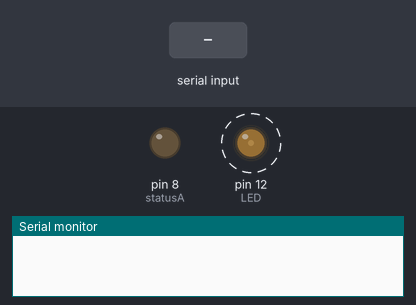
This sketch was run on a simulated Arduino Uno, built with avr-gcc and run on an emulated ATmega328P. Parts: output pins drawn as LEDs (lit = HIGH), the last lines printed to the serial monitor. Dashed ring = blinking. The test bench sets the inputs (shaded band).

Above: at 1.26 s.
1.3 s: "1\n" received over Serial
At 1.54 s:
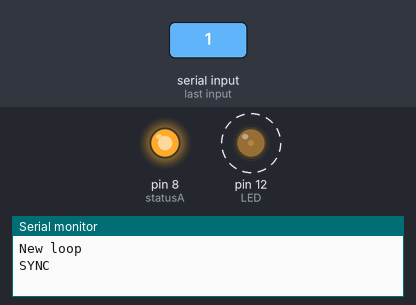
Timing chart, 0 to 10.3 s (numbered marks = the images above; inputs shaded):
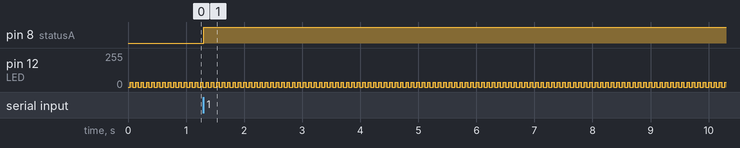

The sketch:

JimHung_HeliSketch_NoMultiplexing.ino
```cpp
#define LED 12
#define statusA 8
bool finished;
bool handshakeComplete;
byte inputbufferA[5];
int incomingByteHeader = 0;
int heli_id = 0;
static byte dataPointer, maskPointer;
static const byte mask[] = {1, 2, 4, 8, 16, 32, 64, 128};
static byte data[4];

void setup() {
	pinMode(LED, OUTPUT);
        pinMode(statusA, OUTPUT);
	digitalWrite(LED, HIGH);
        digitalWrite(statusA, LOW);
	finished = false;
	handshakeComplete = false;
	Serial.begin(9600);

	inputbufferA[0] = byte(128);
	inputbufferA[1] = byte(63);
	inputbufferA[2] = byte(63);
	inputbufferA[3] = byte(0);
	inputbufferA[4] = byte(63);

}

//sends 38Khz pulse when using a 16Mhz ic
void sendPulse(long us) {
	for(int i = 0; i < (us / 26) - 1; i++) {
		 digitalWrite(LED, HIGH);
		 delayMicroseconds(10);
		 digitalWrite(LED, LOW);
		 delayMicroseconds(10);
	}
}

void sendHeader() {
	sendPulse(2002);
	delayMicroseconds(1998);
}

void sendFooter() {
	sendPulse(312);
	delay(60);
}

void sendControlPacket(byte channel, byte yaw, byte pitch, byte throttle, byte trim) {

    data[0] = yaw;
	data[1] = pitch;
	data[2] = throttle;
	data[3] = trim;
	dataPointer = 4;
	maskPointer = 8;

	if (channel == 0x80) {
        	data[2] = data[2] + 128;
        }

	sendHeader();

	while(dataPointer > 0) {
		sendPulse(312);
		if(data[4 - dataPointer] & mask[--maskPointer]) {
			delayMicroseconds(712);
		} else {
			delayMicroseconds(312);
		}
		if(!maskPointer) {
			maskPointer = 8;
			dataPointer--;
		}
	}

	sendFooter();
}

byte readThreeChars(){
  String cmd_val;
  char inChar = -1;
  byte index = 0;
  while (Serial.available() > 0){
    if(index < 4){
      inChar = Serial.read();
      cmd_val += (char)inChar;
      index++;
    }
  }
  byte rtn_val = cmd_val.toInt();
  return rtn_val;
}

void loop() {

  if (Serial.available() > 0) {
    Serial.println("New loop");

    //Determine whether this is a command to heli A, heli B, or a sync command
    heli_id = (Serial.read() - '0');

    if (heli_id == 0) {
      //Helicopter 1
      Serial.println("Heli Command");
      incomingByteHeader = (Serial.read() - '0');
      switch(incomingByteHeader) {
        case(0):inputbufferA[0] = 0;break; //channel
        case(1):inputbufferA[1] = readThreeChars();Serial.print("changed heli A yaw value to: ");Serial.println(inputbufferA[1]);break; //yaw
        //case(1):inputbufferA[1] = (Serial.read()-'0');Serial.print("changed heli A yaw value to: ");Serial.println(inputbufferA[1]);break; //yaw
        case(2):inputbufferA[2] = readThreeChars();Serial.print("changed heli A pitch value to: ");Serial.println(inputbufferA[2]);break; //pitch
        case(3):inputbufferA[3] = readThreeChars();Serial.print("changed heli A throttle value to: ");Serial.println(inputbufferA[3]);break; //throttle
        case(4):inputbufferA[4] = readThreeChars();Serial.print("changed heli A trim value to: ");Serial.println(inputbufferA[4]);break; //trim
        default:break;
      }
    }

    if (heli_id == 1) {

      Serial.print("SYNC");

      unsigned long timenow = millis();
      while (millis() - timenow <= 10000) {
        digitalWrite(statusA, HIGH);
        sendControlPacket(inputbufferA[0],inputbufferA[1],inputbufferA[2],inputbufferA[3],inputbufferA[4]);
      }

      digitalWrite(statusA, LOW);
    }
  }

  //Throw away the linefeed
  char linefeed = Serial.read();

  sendControlPacket(inputbufferA[0],inputbufferA[1],inputbufferA[2],inputbufferA[3],inputbufferA[4]);
  //sendControlPacket(inputbufferB[0],inputbufferB[1],inputbufferB[2],inputbufferB[3],inputbufferB[4]);
}
```

Measured:
- after the input at 1.3 s, pin 8 (statusA): LOW → HIGH at once
- by itself, pin 12 (LED): alternates 37/255 for 0.04 s and 0/255 for 0.05 s
